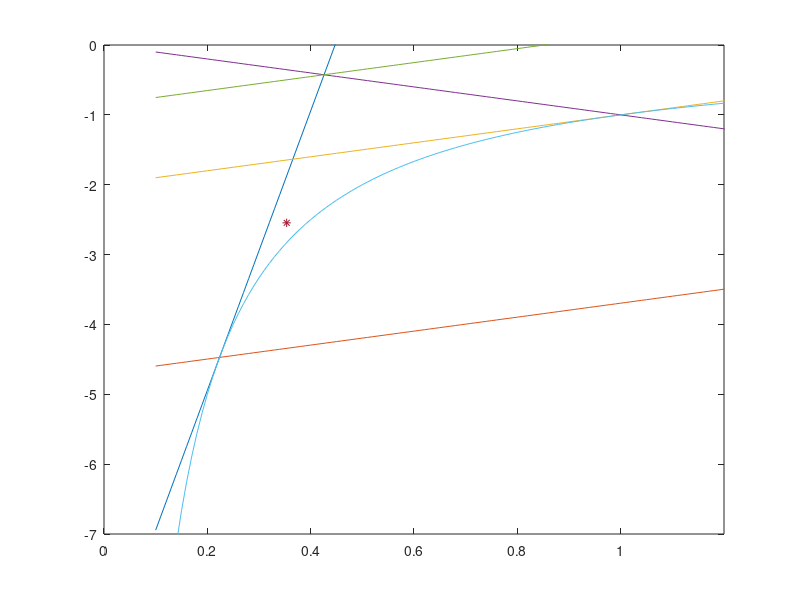

Write MATLAB code to recreate this figure. (Note: this script raises an error after producing the figure.)
function bruss_simple_1dplot  % plot simple mesa figures
%% constants

N = 100;
L = 1; % length of the domain
H = 2*L/(N-1); % 100 grid points 
x = -L:H:L; x = x';
n = 20;
Dx = 0.005;
Dy = n*Dx; % diffusion coefficient ratio, in the v equation

Tend = 50; % integration time
Dt = .005; % time step size, arbitrary for nonlinear problems

a = 0.05;
b = 0.5;
c = 1.8;
d = 0.05;

%% non-dimensionalization stuff
Dx = Dx/d;
Dy = Dy/d;
a = a*c/(d*sqrt(d));
b = b/d;
c = 1;
d = 1;

%% Lacalli parameters
k_1 = b-d;
k_2 = a^2*c/d^2;
k_3 = -b;
k_4 = -a^2*c/d^2
k_cr = sqrt(-k_2*k_3);
k_1p = k_1/k_cr;
k_4p = k_4/k_cr;

%% Lacalli-Turing plot
K_1p = 0.1:0.01:2;
condition_a = n*K_1p - 2*sqrt(n);
condition_b = K_1p - (n+1)/sqrt(n);
condition_c = K_1p - 2;
condition_d = -K_1p;
condition_e = K_1p - 4*sqrt(n)/(n+1);
condition_f = -1./K_1p;
figure(1)
plot(K_1p,condition_a,K_1p,condition_b,K_1p,condition_c,K_1p,condition_d,...
  K_1p,condition_e,K_1p,condition_f), hold on
axis([0,1.2,-7,0])
plot(k_1p,k_4p,'*')


%% nonlinear function definitions   
F_bruss = inline('a - b*X + c*X.^2.*Y - d*X','X','Y','a','b','c','d');
G_bruss = inline('b*X - c*X.^2.*Y','X','Y','b','c');

%% initial conditions
X_homog = a/d
Y_homog = b*d/(a*c)
%   XY_0(:,1) = 0.37*(tanh(.3*(.4*L-x)/Ep) + tanh(.3*(x+.4*L)/Ep));
%   XY_0(:,2) = 0.3251*ones(N,1); % initial conditions

%   XY_0(:,1) = X_homog*(ones(N,1) + 0.05*randn(N,1));
%   XY_0(:,2) = Y_homog*(ones(N,1) + 0.05*randn(N,1));; % initial conditions

XY_0(:,1) = (cos(2*pi*x) + 1 + 0.01*randn(N,1))*X_homog/1.5 + 1.5;
XY_0(:,2) = (1 - cos(2*pi*x) + 0.01*randn(N,1))*Y_homog/6 + 1;


%% compute stationary solution
% [XX0,YY0,TT] = XY_stationary_imex(XY_0,Tend, 1.0);

[TT,XY] = ode15s(@XY_stationary_explicit, 0:0.1:Tend, XY_0);
XX0 = XY(:,1:N)';
YY0 = XY(:,N+1:2*N)';

%% plotting
figure(2)
surf(x,TT,XX0') 
shading interp, view(58,42)

figure(3)
surf(x,TT,YY0') 
shading interp, view(58,42)

figure(4)
plot(x, XX0(:,end)'), hold on

function [xx,yy,t] = XY_stationary_imex(xy_0,t_end,dt)  % y = [X,Y,T]
  xx = zeros(length(xy_0),round(t_end/dt));
  yy = zeros(length(xy_0),round(t_end/dt));
  xx(:,1) = xy_0(:,1);
  yy(:,1) = xy_0(:,2);
  data = ones(N,3); data(:,2) = -2; lap = spdiags(data,-1:1,N,N); 
  lap(1,2) = 2; lap(N,N-1) = 2; % Neumann BCs
  ax = speye(N)*(1/dt+1) - Dx/H^2*lap;
  ay = speye(N)*(1/dt+1) - Dy/H^2*lap;

%     i = 2; norm_err = 1;
%     while norm_err > 1e-6
  for i = 2:round(t_end/dt)
      bx = xx(:,i-1)/dt + F_bruss(xx(:,i-1),yy(:,i-1),a,b,c,d);
      xx(:,i) = ax\bx;
      by = yy(:,i-1)/dt + G_bruss(xx(:,i),yy(:,i-1),b,c);
      yy(:,i) = ay\by;
%         norm_err = norm(uu(:,i) - uu(:,i-1),'inf');
  end
  t = dt:dt:i*dt;
end

function dfdt = XY_stationary_explicit(t,y)

  xx = y(1:N);
  yy = y(N+1:2*N);
  
  L2 = (2*L)^2;
  cx = Dx/(L2*H^2);
  cy = Dy/(L2*H^2);

  dxdt = zeros(N,1);
  dydt = zeros(N,1);

  dxdt(1) = cx*(xx(2) - xx(1)) + F_bruss(xx(1),yy(1),a,b,c,d);
  dxdt(N) = cx*(xx(N-1) - xx(N)) + F_bruss(xx(N),yy(N),a,b,c,d);

  dydt(1) = cy*(yy(2) - yy(1)) + G_bruss(xx(1),yy(1),b,c);
  dydt(N) = cy*(yy(N-1) - yy(N)) + G_bruss(xx(N),yy(N),b,c);

  for i=2:N-1
    dxdt(i) = cx*(xx(i-1)-2*xx(i)+xx(i+1)) + F_bruss(xx(i),yy(i),a,b,c,d);
    dydt(i) = cy*(yy(i-1)-2*yy(i)+yy(i+1)) + G_bruss(xx(i),yy(i),b,c);
  end

  dfdt = [dxdt; dydt];

  end
end
